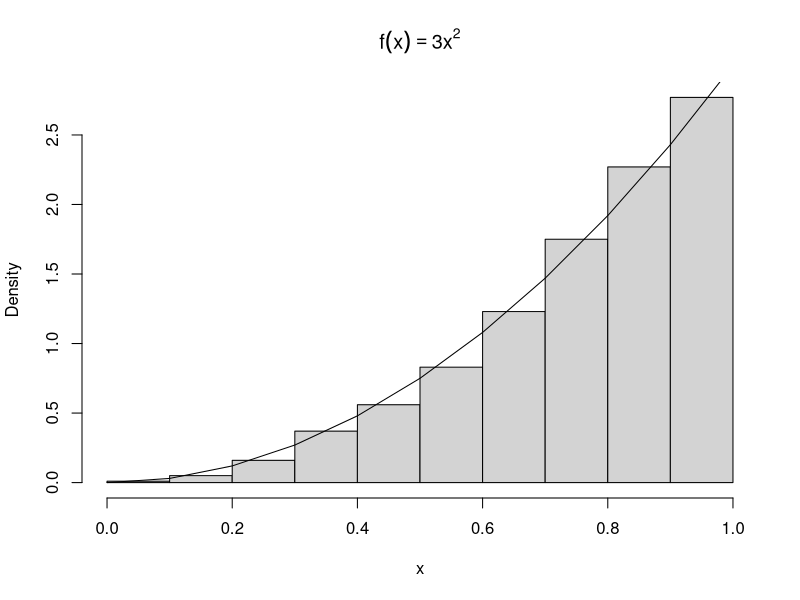
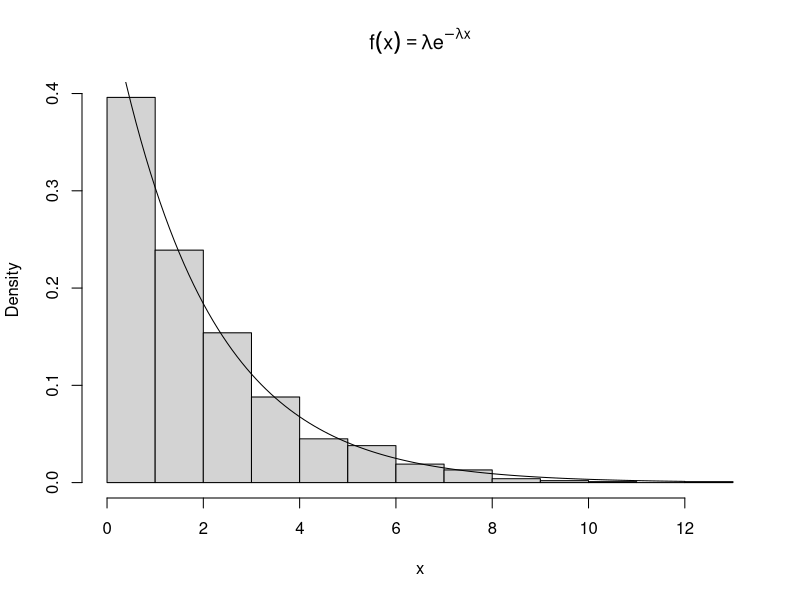

Write R code to recreate these figures, in order.
# Methods for Generating Random Variables ---------------------------------

## The Inverse Transform Method --------------------------------------------
# The inverse transform method of generating RVs is based on the following 
# well-known result:

## Theorem 3.1 (Probability Integral Transformation) If X is a continuous random 
# variable with cdf F_X(x), then U = F_X(X) ~ Uniform(0, 1).

# The inverse transform method of generating RVs applied the probability 
# integral transformation, where the inverse transformation is defined as

## F_x^-1(u) = inf{x: F_X(x) = u}, 0 < u < 1

# Hence, if U ~ Uniform(0, 1), then for all xER
## P(F_X^-1(U) <= x) = P(inf{t: F_X(t) = U} <= x)
##                   = P(U <= F_X(x))
##                   = F_U(F_X(x)) = F_X(x),

# and therefore F_X^-1(u) has the same distribution as X. Thus, to generate a 
# random observation X, first generate a Uniform(0, 1) variate y and deliver the 
# inverse value F_X^-1(u). The method is easy to apply *provided that the inverse
# density function is easy to compute

### Example 3.2 -------------------------------------------------------------
# This example use the inverse method to simulate a random sample from the 
# distribution with density f(x) = 3x^2, 0 < x < 1.

# Here F_X(x) = 3 for 0 < x < 1, and F_X^1(u) = u^{1/3}. First we generate all n
# required random uniform numbers as vector u. Then u^{1/3} is a vector of length
# n containing the sample x_1, ... , x_n.
n <- 1000
u <- runif(n)
x <- u ^ (1 / 3)
hist(x, probability = TRUE, main = expression(f(x) == 3 * x ^ 2)) # density hist of sample
y <- seq(0, 1, 0.1)
lines(y, 3 * y ^ 2) # density curve f(x) 
# ... the hist and density plot suggest that the empirical and theoretical 
# distributions approximately agree.

### Example 3.3 -------------------------------------------------------------
# (Exponential distribution) This example applied the inverse transform method to
# generate a random sample from the exponential distribution with mean 1/delta.

# If X ~ Exp(delta), then for x > 0 the cdf of X is F_X(x) = 1 - e^(-delta * x).
# The inverse transformation us F_X^-1(u) = -(1/delta) * log(1 - u). Note that
# U and 1 - U have the same distribution and it is simpler to set 
# x = -(1/delta) * log(u). To generate a random sample of size n with parameter
# lambda:
lambda <- 0.5 # set lambda (mean) constant, i.e. E[X] = 1 / lambda
x <- (-log(runif(n)) / lambda)
hist(x, probability = TRUE, main = expression(
 f(x) == lambda * e ^ {-lambda * x}))
y <- seq(min(x), max(x), 0.1)
lines(y, lambda * exp(-lambda * y)) # density curve f(x) 

## Inverse Transform Method,  Discrete Case --------------------------------
